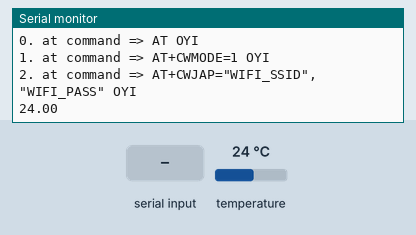
A sketch run on a simulated Arduino Uno, built with avr-gcc and run on an emulated ATmega328P. Parts: the last lines printed to the serial monitor. Inputs (shaded band) come from the test bench; at power-on: temperature 24 °C. The modem accepts every AT command (registered, SIM ready, sends succeed) and sends nothing else.

Above: at 1.2 s.
1.3 s: temperature set to 12 °C
At 2.4 s:
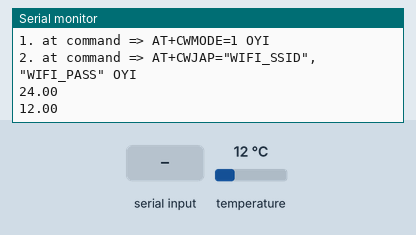
2.8 s: "1" received over the second serial link
At 3.4 s:
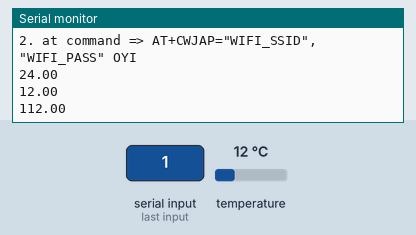
4.3 s: "0" received over the second serial link
At 5.6 s:
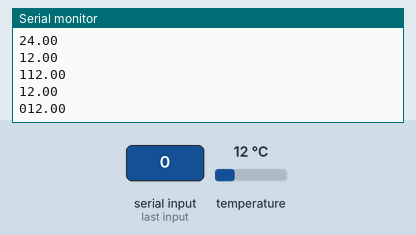
5.8 s: temperature set to 19 °C
At 6.7 s:
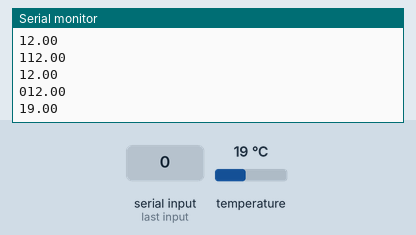
Timing chart, 0 to 8.3 s (numbered marks = the images above; inputs shaded):
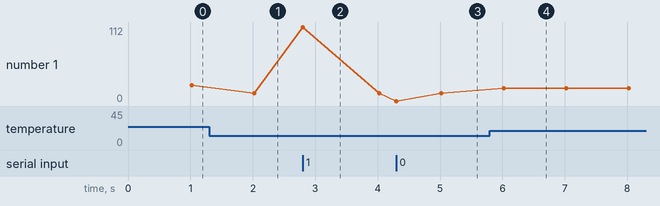

The sketch:

ex_ds18b20_esp01.ino
```cpp
#include <SoftwareSerial.h>
#include <OneWire.h>

#define DEBUG true

SoftwareSerial esp(2, 3);

int DS18S20_Pin = 4; //DS18S20 Signal pin on digital 4

//Temperature chip i/o
OneWire ds(DS18S20_Pin);  // on digital pin 4

String AP = "WIFI_SSID";
String PASS = "WIFI_PASS";
String HOST = "api.thingspark.co.kr";
String PORT = "8480";
String API = "THINGSPARK_APIKEY";  // 16 자리 api key

void setup(void) {
  Serial.begin(115200);
  esp.begin(115200);

  sendCommand("AT", 5, "OK");
  sendCommand("AT+CWMODE=1", 5, "OK");
  sendCommand("AT+CWJAP=\"" + AP + "\",\"" + PASS + "\"", 20, "OK");
}


float field1_data = 0.0;


unsigned long loopPreviousMillis = 0;
unsigned long loopInterval = 1000;

unsigned long sendPreviousMillis = 0;
const long sendInterval = 30000; // 초(1000) 대기시간

void loop(void) {
  // put your main code here, to run repeatedly:
  if (esp.available()) {
    Serial.write(esp.read());
  }
  if (Serial.available()) {
    esp.write(Serial.read());
  }

  unsigned long currentMillis = millis();
  if (currentMillis  - loopPreviousMillis >= loopInterval) {
    loopPreviousMillis = currentMillis ;

    float temperature = getTemp();
    Serial.println(temperature);
    field1_data = temperature;
  }

  // 데이타 전송 타이머
  unsigned long currentMillis1 = millis();
  if (currentMillis1 - sendPreviousMillis >= sendInterval) {
    sendPreviousMillis = currentMillis1;
    send2Data();
  }

}


float getTemp() {
  //returns the temperature from one DS18S20 in DEG Celsius

  byte data[12];
  byte addr[8];

  if ( !ds.search(addr)) {
    //no more sensors on chain, reset search
    ds.reset_search();
    return -1000;
  }

  if ( OneWire::crc8( addr, 7) != addr[7]) {
    Serial.println("CRC is not valid!");
    return -1000;
  }

  if ( addr[0] != 0x10 && addr[0] != 0x28) {
    Serial.print("Device is not recognized");
    return -1000;
  }

  ds.reset();
  ds.select(addr);
  ds.write(0x44, 1); // start conversion, with parasite power on at the end

  byte present = ds.reset();
  ds.select(addr);
  ds.write(0xBE); // Read Scratchpad

  for (int i = 0; i < 9; i++) { // we need 9 bytes
    data[i] = ds.read();
  }

  ds.reset_search();

  byte MSB = data[1];
  byte LSB = data[0];

  float tempRead = ((MSB << 8) | LSB); //using two's compliment
  float TemperatureSum = tempRead / 16;

  return TemperatureSum;

}

int countTrueCommand;
int countTimeCommand;
boolean found = false;
void sendCommand(String command, int maxTime, char readReplay[]) {
  Serial.print(countTrueCommand);
  Serial.print(". at command => ");
  Serial.print(command);
  Serial.print(" ");
  while (countTimeCommand < (maxTime * 1))
  {
    esp.println(command);//at+cipsend
    if (esp.find(readReplay)) //ok
    {
      found = true;
      break;
    }

    countTimeCommand++;
  }

  if (found == true)
  {
    Serial.println("OYI");
    countTrueCommand++;
    countTimeCommand = 0;
  }

  if (found == false)
  {
    Serial.println("Fail");
    countTrueCommand = 0;
    countTimeCommand = 0;
  }

  found = false;
}


boolean send2Data() {
  String getData = "GET /update?apiKey=" + String(API);
  getData += "&field1=" + String(field1_data);

  Serial.println(getData);

  sendCommand("AT+CIPMUX=1", 5, "OK");
  sendCommand("AT+CIPSTART=0,\"TCP\",\"" + HOST + "\"," + PORT, 15, "OK");
  sendCommand("AT+CIPSEND=0," + String(getData.length() + 4), 4, ">");
  esp.println(getData);
  delay(1500);
  countTrueCommand++;
  sendCommand("AT+CIPCLOSE=0", 5, "OK");
}
```

Measured:
- after the input at 1.3 s, the serial monitor: prints a new line after 0.72 s (image 1)
- after the input at 2.8 s, the serial monitor: prints a new line at once (image 2)
- after the input at 4.3 s, the serial monitor: prints a new line at once (image 3)
- after the input at 5.8 s, the serial monitor: prints a new line after 0.22 s (image 4)
- plotted number 1: 24 → 12 after the input at 1.3 s, 12 → 19 after the input at 5.8 s
